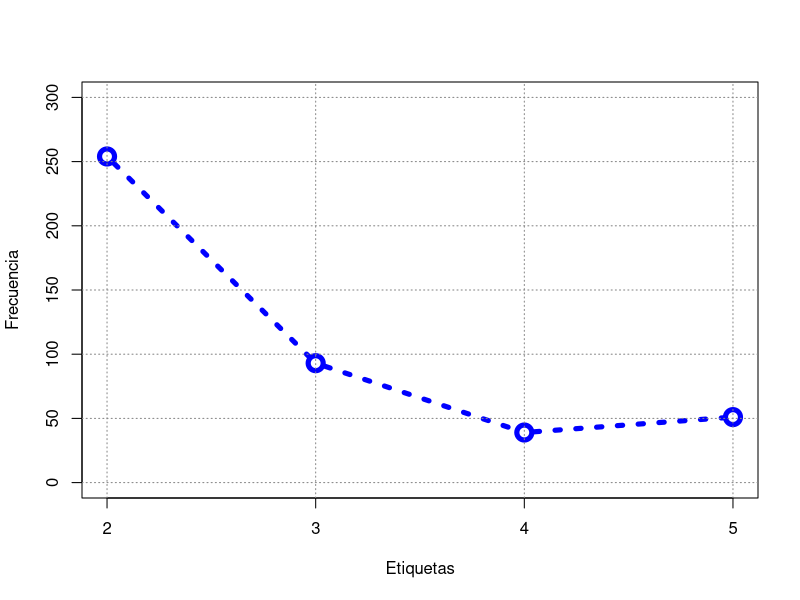
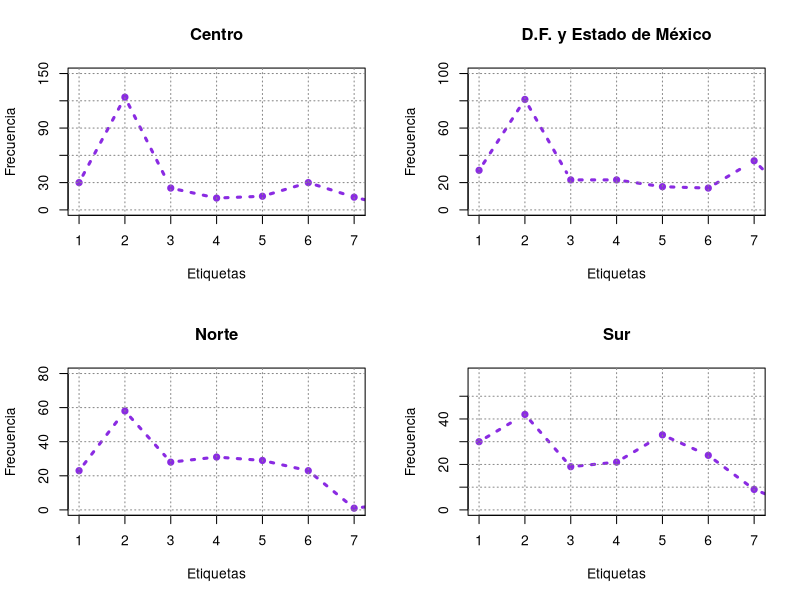
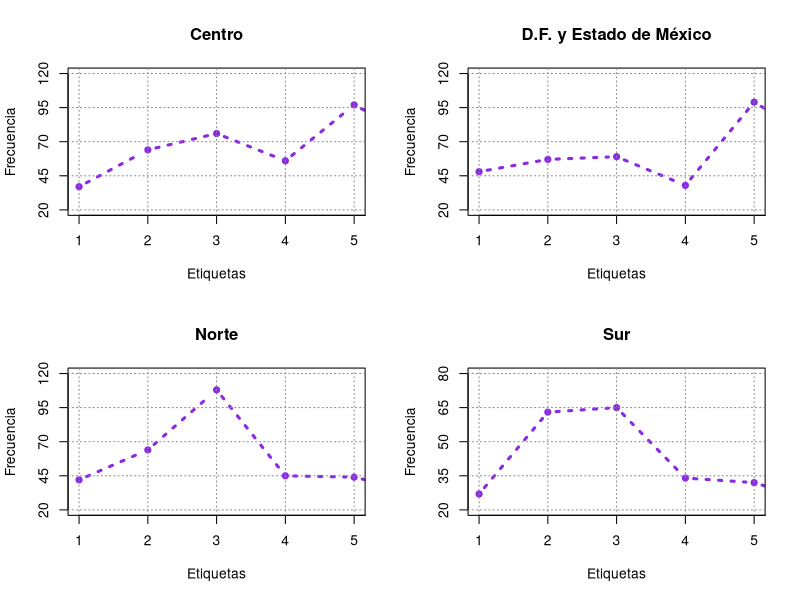
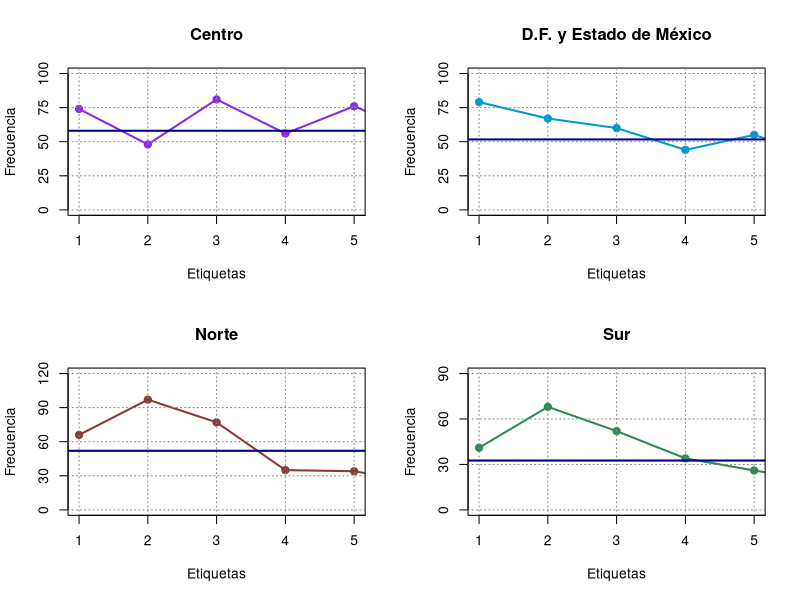
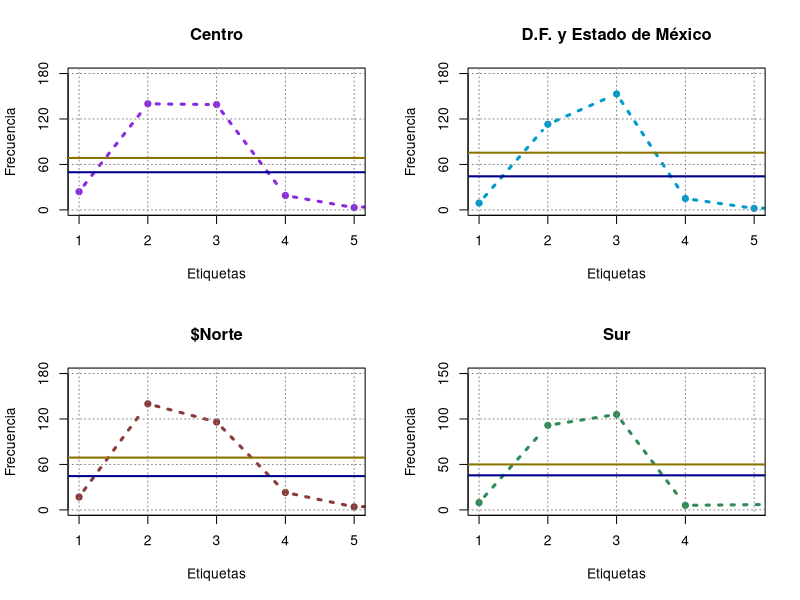
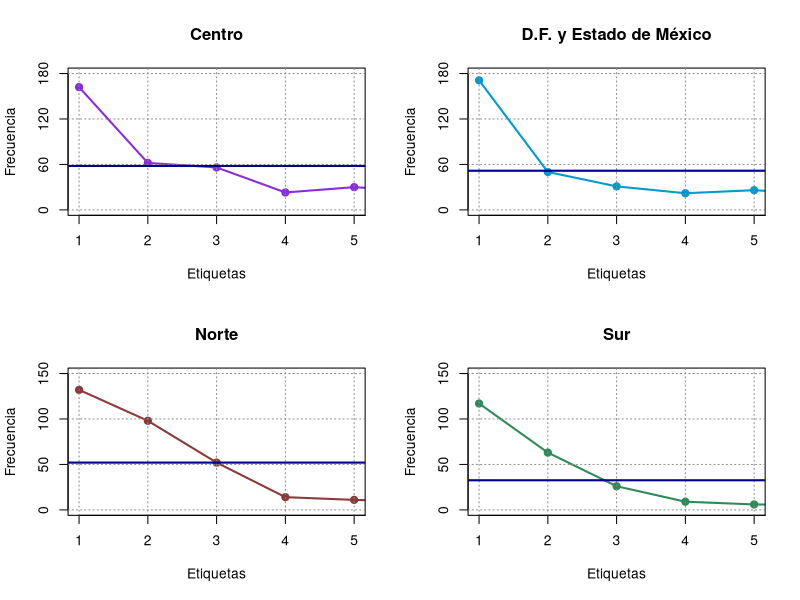
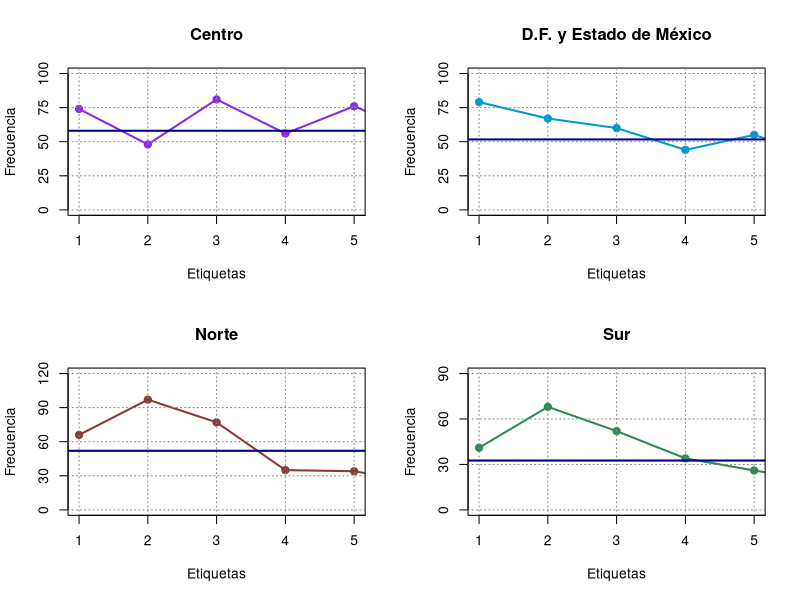
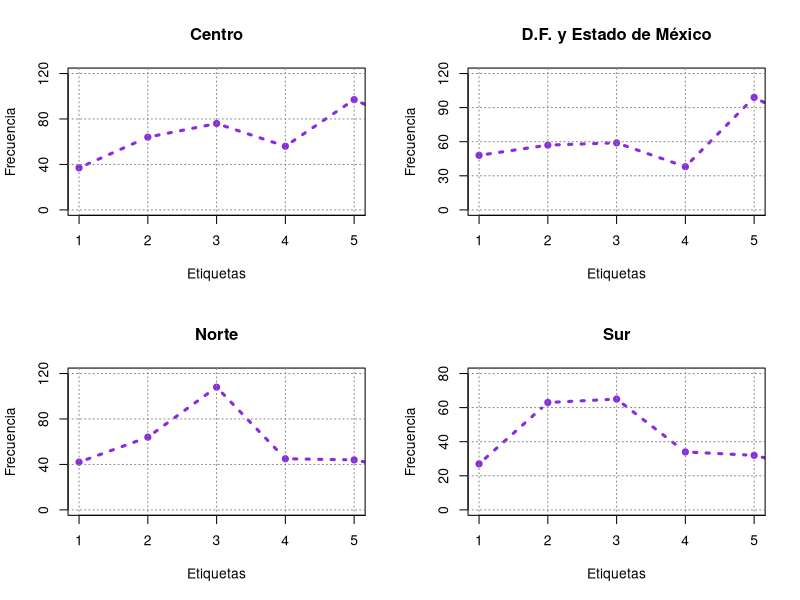

Reproduce these figures in R, in order.
## ---- chunk 1
knitr::opts_chunk$set(echo = TRUE)
library(readr)
library(modeest)
migracion_de_mexico <- read_csv("Base_de_datos/Encuesta_Nacional_de_Migracion.csv")
revisiones_migratorias <-read_csv("Base_de_datos/revisiones-migratorias.csv")
Percepcion_Seguridad_Publica_Datos <- read_delim("Base_de_datos/Percepcion Seguridad Publica - Datos.csv",
    ";", escape_double = FALSE, trim_ws = TRUE)
## ---- chunk 2
migracion_de_mexico_clean = migracion_de_mexico[,c(54:57,87:90,113,142,149:150,152:171,179:180,182:183,194:195,210:211,213:215,219:220,222:233,235,250,253:256,258:260)]
migracion_de_mexico_clean <- na.omit(migracion_de_mexico_clean)
migracion_de_mexico_clean
#http://www.losmexicanos.unam.mx/migracion/encuesta_nacional.html
## ---- chunk 3
revisiones_migratorias_clean <- na.omit(revisiones_migratorias)
I_2015 <- data.frame(I_2015 = revisiones_migratorias_clean$`2015-01` + revisiones_migratorias_clean$`2015-02` + revisiones_migratorias_clean$`2015-03`)
II_2015 <- data.frame(II_2015 = revisiones_migratorias_clean$`2015-04` + revisiones_migratorias_clean$`2015-05` + revisiones_migratorias_clean$`2015-06`)
III_2015 <- data.frame(III_2015 = revisiones_migratorias_clean$`2015-07` + revisiones_migratorias_clean$`2015-08` + revisiones_migratorias_clean$`2015-09`)
IV_2015 <- data.frame(IV_2015 = revisiones_migratorias_clean$`2015-10` + revisiones_migratorias_clean$`2015-11` + revisiones_migratorias_clean$`2015-12`)


I_2016 <- data.frame(I_2016 = revisiones_migratorias_clean$`2016-01` + revisiones_migratorias_clean$`2016-02` + revisiones_migratorias_clean$`2016-03`)
II_2016 <- data.frame(II_2016 = revisiones_migratorias_clean$`2016-04` + revisiones_migratorias_clean$`2016-05` + revisiones_migratorias_clean$`2016-06`)
III_2016 <- data.frame(III_2016 = revisiones_migratorias_clean$`2016-07` + revisiones_migratorias_clean$`2016-8` + revisiones_migratorias_clean$`2016-09`)
IV_2016 <- data.frame(IV_2016 = revisiones_migratorias_clean$`2016-10` + revisiones_migratorias_clean$`2016-11` + revisiones_migratorias_clean$`2016-12`)


I_2017 <- data.frame(I_2017 = revisiones_migratorias_clean$`2017-01` + revisiones_migratorias_clean$`2017-02` + revisiones_migratorias_clean$`2017-03`)
II_2017 <- data.frame(II_2017 = revisiones_migratorias_clean$`2017-04` + revisiones_migratorias_clean$`2017-05` + revisiones_migratorias_clean$`2017-06`)
III_2017 <- data.frame(III_2017 = revisiones_migratorias_clean$`2017-07` + revisiones_migratorias_clean$`2017-08` + revisiones_migratorias_clean$`2017-9`)
IV_2017 <- data.frame(IV_2017 = revisiones_migratorias_clean$`2017-10` + revisiones_migratorias_clean$`2017-11` + revisiones_migratorias_clean$`2017-12`)

I_2018 <- data.frame(I_2018 = revisiones_migratorias_clean$`2018-01` + revisiones_migratorias_clean$`2018-02` + revisiones_migratorias_clean$`2018-03`)
II_2018 <- data.frame(II_2018 = revisiones_migratorias_clean$`2018-04` + revisiones_migratorias_clean$`2018-05` + revisiones_migratorias_clean$`2018-06`)
III_2018 <- data.frame(III_2018 = revisiones_migratorias_clean$`2018-07` + revisiones_migratorias_clean$`2018-08` + revisiones_migratorias_clean$`2018-09`)
IV_2018 <- data.frame(IV_2018 = revisiones_migratorias_clean$`2018-10` + revisiones_migratorias_clean$`2018-11` + revisiones_migratorias_clean$`2018-12`)

year_2015 <- data.frame(year_2015 = I_2015 + II_2015 + III_2015 + IV_2015)
year_2016 <- data.frame(year_2016 = I_2016 + II_2016 + III_2016 + IV_2016)
year_2017 <- data.frame(year_2017 = I_2017 + II_2017 + III_2017 + IV_2017)
year_2018 <- data.frame(year_2018 = I_2018 + II_2018 + III_2018 + IV_2018)

Nueva_tabla_2 <- data.frame(c(revisiones_migratorias[,2], year_2015, year_2016, year_2017, year_2018))

Nueva_tabla <- data.frame(c(revisiones_migratorias[,2], I_2015, II_2015, III_2015, IV_2015,  I_2016, II_2016, III_2016, IV_2016, I_2017, II_2017, III_2017, IV_2017, I_2018, II_2018, III_2018, IV_2018))
#revisiones_migratorias_clean
Nueva_tabla_2
## ---- chunk 4
Percepcion_Seguridad_publica_clean <- na.omit(Percepcion_Seguridad_Publica_Datos)
Percepcion_Seguridad_publica_clean
## ---- chunk 5
x <- migracion_de_mexico_clean$p42[which(migracion_de_mexico_clean$p42=="2")]
y_1 <- migracion_de_mexico_clean$ing_ind[which(migracion_de_mexico_clean$ing_ind=="2")]
y_2 <- migracion_de_mexico_clean$ing_ind[which(migracion_de_mexico_clean$ing_ind=="3")]
y_3 <- migracion_de_mexico_clean$ing_ind[which(migracion_de_mexico_clean$ing_ind=="4")]
y_4 <- migracion_de_mexico_clean$ing_ind[which(migracion_de_mexico_clean$ing_ind=="5")]

plot(table(c(y_1,y_2,y_3,y_4)), ylim=c(0,300) ,lwd = 5, xlab = "Etiquetas", ylab = "Frecuencia", col = "blue", type = "b", lty = 3, cex = 2 )
abline(h=c(0,50,100,150,200,250,300), v = 2:5, lty = "dotted", col = "gray53")
## ---- chunk 6
par(mfrow = c(2,2))
z_1 <- migracion_de_mexico_clean$p20_1a_1[which(migracion_de_mexico_clean$Region=="1")]
z_2 <- migracion_de_mexico_clean$p20_1a_1[which(migracion_de_mexico_clean$Region=="2")]
z_3 <- migracion_de_mexico_clean$p20_1a_1[which(migracion_de_mexico_clean$Region=="3")]
z_4 <- migracion_de_mexico_clean$p20_1a_1[which(migracion_de_mexico_clean$Region=="4")]
plot(table(z_1), xlim = c(1,7), ylim=c(0,150), main="Centro", xlab = "Etiquetas", ylab = "Frecuencia", lwd = 3, col = "blueviolet",yaxp=c(0,150,5), type="b", lty=3, cex=1, pch=20)
abline(h=c(0,30,60,90,120,150), v = 1:7, lty = "dotted", col = "gray53")

plot(table(z_2), xlim = c(1,7), ylim=c(0,100), main="D.F. y Estado de México", xlab = "Etiquetas", ylab = "Frecuencia", lwd = 3, col = "blueviolet",yaxp=c(0,100,5), type="b", lty=3, cex=1, pch=20)
abline(h=c(0,20,40,60,80,100), v = 1:7, lty = "dotted", col = "gray53")

plot(table(z_3), xlim = c(1,7), ylim=c(0,80), main="Norte", xlab = "Etiquetas", ylab = "Frecuencia", lwd = 3, col = "blueviolet",yaxp=c(0,80,4), type="b", lty=3, cex=1, pch=20)
abline(h=c(0,20,40,60,80), v = 1:7, lty = "dotted", col = "gray53")

plot(table(z_4), xlim = c(1,7), ylim=c(0,60), main="Sur", xlab = "Etiquetas", ylab = "Frecuencia", lwd = 3, col = "blueviolet",yaxp=c(0,50,5), type="b", lty=3, cex=1, pch=20)
abline(h=c(0,10,20,30,40,50), v = 1:7, lty = "dotted", col = "gray53")
## ---- chunk 7
par(mfrow = c(2,2))
z_1 <- migracion_de_mexico_clean$p43_3[which(migracion_de_mexico_clean$Region=="1")]
z_2 <- migracion_de_mexico_clean$p43_3[which(migracion_de_mexico_clean$Region=="2")]
z_3 <- migracion_de_mexico_clean$p43_3[which(migracion_de_mexico_clean$Region=="3")]
z_4 <- migracion_de_mexico_clean$p43_3[which(migracion_de_mexico_clean$Region=="4")]
plot(table(z_1), xlim = c(1,5), ylim=c(20,120), main="Centro", xlab = "Etiquetas", ylab = "Frecuencia", lwd = 3, col = "blueviolet",yaxp=c(20,120,4), type="b", lty=3, cex=1, pch=20)
abline(h=c(20,45,70,95,120), v = 1:5, lty = "dotted", col = "gray53")

plot(table(z_2), xlim = c(1,5), ylim=c(20,120), main="D.F. y Estado de México", xlab = "Etiquetas", ylab = "Frecuencia", lwd = 3, col = "blueviolet",yaxp=c(20,120,4), type="b", lty=3, cex=1, pch=20)
abline(h=c(20,45,70,95,120), v = 1:5, lty = "dotted", col = "gray53")

plot(table(z_3), xlim = c(1,5), ylim=c(20,120), main="Norte", xlab = "Etiquetas", ylab = "Frecuencia", lwd = 3, col = "blueviolet",yaxp=c(20,120,4), type="b", lty=3, cex=1, pch=20)
abline(h=c(20,45,70,95,120), v = 1:5, lty = "dotted", col = "gray53")

plot(table(z_4), xlim = c(1,5), ylim=c(20,80), main="Sur", xlab = "Etiquetas", ylab = "Frecuencia", lwd = 3, col = "blueviolet",yaxp=c(20,80,4), type="b", lty=3, cex=1, pch=20)
abline(h=c(20,35,50,65,80), v = 1:5, lty = "dotted", col = "gray53")
## ---- chunk 8
par(mfrow = c(2,2))
z_1 <- migracion_de_mexico_clean$p43_2[which(migracion_de_mexico_clean$Region=="1")]
z_2 <- migracion_de_mexico_clean$p43_2[which(migracion_de_mexico_clean$Region=="2")]
z_3 <- migracion_de_mexico_clean$p43_2[which(migracion_de_mexico_clean$Region=="3")]
z_4 <- migracion_de_mexico_clean$p43_2[which(migracion_de_mexico_clean$Region=="4")]

plot(table(z_1), xlim = c(1,5), ylim=c(0,100), main="Centro", xlab = "Etiquetas", ylab = "Frecuencia", lwd = 2, col = "blueviolet",yaxp=c(0,100,4), type="o", lty=1, cex=1.5, pch=20)
abline(h=c(0,25,50,75,100), v = 1:5, lty = "dotted", col = "gray53")
abline(h=mean(table(z_1)), col="darkblue", lwd = 2)

plot(table(z_2), xlim = c(1,5), ylim=c(0,100), main="D.F. y Estado de México", xlab = "Etiquetas", ylab = "Frecuencia", lwd = 2, col = "deepskyblue3",yaxp=c(0,100,4), type="o", lty=1, cex=1.5, pch=20)
abline(h=c(0,25,50,75,100), v = 1:5, lty = "dotted", col = "gray53")
abline(h=mean(table(z_2)), col="darkblue", lwd = 2)

plot(table(z_3), xlim = c(1,5), ylim=c(0,120), main="Norte", xlab = "Etiquetas", ylab = "Frecuencia", lwd = 2, col = "indianred4",yaxp=c(0,120,4), type="o", lty=1, cex=1.5, pch=20)
abline(h=c(0,30,60,90,120), v = 1:5, lty = "dotted", col = "gray53")
abline(h=mean(table(z_3)), col="darkblue", lwd = 2)

plot(table(z_4), xlim = c(1,5), ylim=c(0,90), main="Sur", xlab = "Etiquetas", ylab = "Frecuencia", lwd = 2, col = "seagreen4",yaxp=c(0,90,3), type="o", lty=1, cex=1.5, pch=20)
abline(h=c(0,30,60,90), v = 1:5, lty = "dotted", col = "gray53")
abline(h=mean(table(z_4)), col="darkblue", lwd = 2)
## ---- chunk 9
#¿su opinión sobre los extranjeros que viven en México es muy buena, buena, mala o muy mala?
par(mfrow = c(2,2))
z_1 <- migracion_de_mexico_clean$p42[which(migracion_de_mexico_clean$Region=="1")]
z_2 <- migracion_de_mexico_clean$p42[which(migracion_de_mexico_clean$Region=="2")]
z_3 <- migracion_de_mexico_clean$p42[which(migracion_de_mexico_clean$Region=="3")]
z_4 <- migracion_de_mexico_clean$p42[which(migracion_de_mexico_clean$Region=="4")]

plot(table(z_1), xlim = c(1,5), ylim=c(0,180), main="Centro", xlab = "Etiquetas", ylab = "Frecuencia", lwd = 3, col = "blueviolet",yaxp=c(0,180,3), type="b", lty=3, cex=1, pch=20)
abline(h=c(0,60,120,180), v = 1:5, lty = "dotted", col = "gray53")
abline(h=mean(table(z_1)), col="darkblue", lwd = 2)
abline(h=(max(table(z_1)-min(table(z_1))))/2, col="gold4", lwd = 2)


plot(table(z_2), xlim = c(1,5), ylim=c(0,180), main="D.F. y Estado de México", xlab = "Etiquetas", ylab = "Frecuencia", lwd = 3, col = "deepskyblue3",yaxp=c(0,180,3), type="b", lty=3, cex=1, pch=20)
abline(h=c(0,60,120,180), v = 1:5, lty = "dotted", col = "gray53")
abline(h=mean(table(z_2)), col="darkblue", lwd = 2)
abline(h=(max(table(z_2)-min(table(z_2))))/2, col="gold4", lwd = 2)

plot(table(z_3), xlim = c(1,5), ylim=c(0,180), main="$Norte", xlab = "Etiquetas", ylab = "Frecuencia", lwd = 3, col = "indianred4",yaxp=c(0,180,3), type="b", lty=3, cex=1, pch=20)
abline(h=c(0,60,120,180), v = 1:5, lty = "dotted", col = "gray53")
abline(h=mean(table(z_3)), col="darkblue", lwd = 2)
abline(h=(max(table(z_3)-min(table(z_3))))/2, col="gold4", lwd = 2)

plot(table(z_4), xlim = c(1,5), ylim=c(0,150), main="Sur", xlab = "Etiquetas", ylab = "Frecuencia", lwd = 3, col = "seagreen4",yaxp=c(0,150,3), type="b", lty=3, cex=1, pch=20)
abline(h=c(0,50,100,150), v = 1:5, lty = "dotted", col = "gray53")
abline(h=mean(table(z_4)), col="darkblue", lwd = 2)
abline(h=(max(table(z_4)-min(table(z_4))))/2, col="gold4", lwd = 2)
## ---- chunk 10
# ¿Qué tan de acuerdo o en desacuerdo está con las siguientes afirmaciones sobre los extranjeros que viven en México? Contribuyen a la economía de México
par(mfrow = c(2,2))
z_1 <- migracion_de_mexico_clean$p43_1[which(migracion_de_mexico_clean$Region=="1")]
z_2 <- migracion_de_mexico_clean$p43_1[which(migracion_de_mexico_clean$Region=="2")]
z_3 <- migracion_de_mexico_clean$p43_1[which(migracion_de_mexico_clean$Region=="3")]
z_4 <- migracion_de_mexico_clean$p43_1[which(migracion_de_mexico_clean$Region=="4")]

plot(table(z_1), xlim = c(1,5), ylim=c(0,180), main="Centro", xlab = "Etiquetas", ylab = "Frecuencia", lwd = 2, col = "blueviolet",yaxp=c(0,180,3), type="o", lty=1, cex=1.5, pch=20)
abline(h=c(0,60,120,180), v = 1:5, lty = "dotted", col = "gray53")
abline(h=mean(table(z_1)), col="darkblue", lwd = 2)

plot(table(z_2), xlim = c(1,5), ylim=c(0,180), main="D.F. y Estado de México", xlab = "Etiquetas", ylab = "Frecuencia", lwd = 2, col = "deepskyblue3",yaxp=c(0,180,3), type="o", lty=1, cex=1.5, pch=20)
abline(h=c(0,60,120,180), v = 1:5, lty = "dotted", col = "gray53")
abline(h=mean(table(z_2)), col="darkblue", lwd = 2)

plot(table(z_3), xlim = c(1,5), ylim=c(0,150), main="Norte", xlab = "Etiquetas", ylab = "Frecuencia", lwd = 2, col = "indianred4",yaxp=c(0,150,3), type="o", lty=1, cex=1.5, pch=20)
abline(h=c(0,50,100,150), v = 1:5, lty = "dotted", col = "gray53")
abline(h=mean(table(z_3)), col="darkblue", lwd = 2)

plot(table(z_4), xlim = c(1,5), ylim=c(0,150), main="Sur", xlab = "Etiquetas", ylab = "Frecuencia", lwd = 2, col = "seagreen4",yaxp=c(0,150,3), type="o", lty=1, cex=1.5, pch=20)
abline(h=c(0,50,100,150), v = 1:5, lty = "dotted", col = "gray53")
abline(h=mean(table(z_4)), col="darkblue", lwd = 2)
## ---- chunk 11
#¿Qué tan de acuerdo o en desacuerdo está con las siguientes afirmaciones sobre los extranjeros que viven en México? Quitan empleos a los Mexicanos
par(mfrow = c(2,2))
z_1 <- migracion_de_mexico_clean$p43_2[which(migracion_de_mexico_clean$Region=="1")]
z_2 <- migracion_de_mexico_clean$p43_2[which(migracion_de_mexico_clean$Region=="2")]
z_3 <- migracion_de_mexico_clean$p43_2[which(migracion_de_mexico_clean$Region=="3")]
z_4 <- migracion_de_mexico_clean$p43_2[which(migracion_de_mexico_clean$Region=="4")]

plot(table(z_1), xlim = c(1,5), ylim=c(0,100), main="Centro", xlab = "Etiquetas", ylab = "Frecuencia", lwd = 2, col = "blueviolet",yaxp=c(0,100,4), type="o", lty=1, cex=1.5, pch=20)
abline(h=c(0,25,50,75,100), v = 1:5, lty = "dotted", col = "gray53")
abline(h=mean(table(z_1)), col="darkblue", lwd = 2)

plot(table(z_2), xlim = c(1,5), ylim=c(0,100), main="D.F. y Estado de México", xlab = "Etiquetas", ylab = "Frecuencia", lwd = 2, col = "deepskyblue3",yaxp=c(0,100,4), type="o", lty=1, cex=1.5, pch=20)
abline(h=c(0,25,50,75,100), v = 1:5, lty = "dotted", col = "gray53")
abline(h=mean(table(z_2)), col="darkblue", lwd = 2)

plot(table(z_3), xlim = c(1,5), ylim=c(0,120), main="Norte", xlab = "Etiquetas", ylab = "Frecuencia", lwd = 2, col = "indianred4",yaxp=c(0,120,4), type="o", lty=1, cex=1.5, pch=20)
abline(h=c(0,30,60,90,120), v = 1:5, lty = "dotted", col = "gray53")
abline(h=mean(table(z_3)), col="darkblue", lwd = 2)

plot(table(z_4), xlim = c(1,5), ylim=c(0,90), main="Sur", xlab = "Etiquetas", ylab = "Frecuencia", lwd = 2, col = "seagreen4",yaxp=c(0,90,3), type="o", lty=1, cex=1.5, pch=20)
abline(h=c(0,30,60,90), v = 1:5, lty = "dotted", col = "gray53")
abline(h=mean(table(z_4)), col="darkblue", lwd = 2)
## ---- chunk 12
#¿Qué tan de acuerdo o en desacuerdo está con las siguientes afirmaciones sobre los extranjeros que viven en México? Generan inseguridad
par(mfrow = c(2,2))
z_1 <- migracion_de_mexico_clean$p43_3[which(migracion_de_mexico_clean$Region=="1")]
z_2 <- migracion_de_mexico_clean$p43_3[which(migracion_de_mexico_clean$Region=="2")]
z_3 <- migracion_de_mexico_clean$p43_3[which(migracion_de_mexico_clean$Region=="3")]
z_4 <- migracion_de_mexico_clean$p43_3[which(migracion_de_mexico_clean$Region=="4")]
plot(table(z_1), xlim = c(1,5), ylim=c(0,120), main="Centro", xlab = "Etiquetas", ylab = "Frecuencia", lwd = 3, col = "blueviolet",yaxp=c(0,120,3), type="b", lty=3, cex=1, pch=20)
abline(h=c(0,40,80,120), v = 1:5, lty = "dotted", col = "gray53")

plot(table(z_2), xlim = c(1,5), ylim=c(0,120), main="D.F. y Estado de México", xlab = "Etiquetas", ylab = "Frecuencia", lwd = 3, col = "blueviolet",yaxp=c(0,120,4), type="b", lty=3, cex=1, pch=20)
abline(h=c(0,30,60,90,120), v = 1:5, lty = "dotted", col = "gray53")

plot(table(z_3), xlim = c(1,5), ylim=c(0,120), main="Norte", xlab = "Etiquetas", ylab = "Frecuencia", lwd = 3, col = "blueviolet",yaxp=c(0,120,3), type="b", lty=3, cex=1, pch=20)
abline(h=c(0,40,80,120), v = 1:5, lty = "dotted", col = "gray53")

plot(table(z_4), xlim = c(1,5), ylim=c(0,80), main="Sur", xlab = "Etiquetas", ylab = "Frecuencia", lwd = 3, col = "blueviolet",yaxp=c(0,80,4), type="b", lty=3, cex=1, pch=20)
abline(h=c(0,20,40,60,80), v = 1:5, lty = "dotted", col = "gray53")
## ---- chunk 13
# ¿Qué tan de acuerdo o en desacuerdo está con las siguientes afirmaciones sobre los extranjeros que viven en México? Debilitan nuestras costumbres y tradiciones
par(mfrow = c(2,2))
z_1 <- migracion_de_mexico_clean$p43_5[which(migracion_de_mexico_clean$Region=="1")]
z_2 <- migracion_de_mexico_clean$p43_5[which(migracion_de_mexico_clean$Region=="2")]
z_3 <- migracion_de_mexico_clean$p43_5[which(migracion_de_mexico_clean$Region=="3")]
z_4 <- migracion_de_mexico_clean$p43_5[which(migracion_de_mexico_clean$Region=="4")]

plot(table(z_1), xlim = c(1,5), ylim=c(0,150), main="Centro", xlab = "Etiquetas", ylab = "Frecuencia", lwd = 2, col = "blueviolet",yaxp=c(0,150,3), type="o", lty=1, cex=1.5, pch=20)
abline(h=c(0,50,100,150), v = 1:5, lty = "dotted", col = "gray53")
abline(h=mean(table(z_1)), col="darkblue", lwd = 2)

plot(table(z_2), xlim = c(1,5), ylim=c(0,120), main="D.F. y Estado de México", xlab = "Etiquetas", ylab = "Frecuencia", lwd = 2, col = "deepskyblue3",yaxp=c(0,120,3), type="o", lty=1, cex=1.5, pch=20)
abline(h=c(0,40,80,120), v = 1:5, lty = "dotted", col = "gray53")
abline(h=mean(table(z_2)), col="darkblue", lwd = 2)

plot(table(z_3), xlim = c(1,5), ylim=c(0,100), main="Norte", xlab = "Etiquetas", ylab = "Frecuencia", lwd = 2, col = "indianred4",yaxp=c(0,100,4), type="o", lty=1, cex=1.5, pch=20)
abline(h=c(0,25,50,75,100), v = 1:5, lty = "dotted", col = "gray53")
abline(h=mean(table(z_3)), col="darkblue", lwd = 2)

plot(table(z_4), xlim = c(1,5), ylim=c(0,100), main="Sur", xlab = "Etiquetas", ylab = "Frecuencia", lwd = 2, col = "seagreen4",yaxp=c(0,100,4), type="o", lty=1, cex=1.5, pch=20)
abline(h=c(0,25,50,75,100), v = 1:5, lty = "dotted", col = "gray53")
abline(h=mean(table(z_4)), col="darkblue", lwd = 2)
## ---- chunk 14
par(mfrow = c(2,2))
z_1 <- migracion_de_mexico_clean$p43_2[which(migracion_de_mexico_clean$ing_ind=="2")]
z_2 <- migracion_de_mexico_clean$p43_2[which(migracion_de_mexico_clean$ing_ind=="3")]
z_3 <- migracion_de_mexico_clean$p43_2[which(migracion_de_mexico_clean$ing_ind=="4")]
z_4 <- migracion_de_mexico_clean$p43_2[which(migracion_de_mexico_clean$ing_ind=="5")]

plot(table(z_1), xlim = c(1,5), ylim=c(40,60), main="Menos de $2,047.49", xlab = "Etiquetas", ylab = "Frecuencia", lwd = 2, col = "blueviolet",yaxp=c(40,60,4), type="o", lty=1, cex=1.5, pch=20)
abline(h=c(40,45,50,55,60), v = 1:5, lty = "dotted", col = "gray53")
abline(h=mean(table(z_1)), col="darkblue", lwd = 2)

plot(table(z_2), xlim = c(1,5), ylim=c(10,30), main="De $2,047.50 a $4,095.00", xlab = "Etiquetas", ylab = "Frecuencia", lwd = 2, col = "deepskyblue3",yaxp=c(10,30,4), type="o", lty=1, cex=1.5, pch=20)
abline(h=c(10,15,20,25,30), v = 1:5, lty = "dotted", col = "gray53")
abline(h=mean(table(z_2)), col="darkblue", lwd = 2)

plot(table(z_3), xlim = c(1,5), ylim=c(0,20), main="$4,095.01 a 6,142.50", xlab = "Etiquetas", ylab = "Frecuencia", lwd = 2, col = "indianred4",yaxp=c(0,20,4), type="o", lty=1, cex=1.5, pch=20)
abline(h=c(0,5,10,15,20), v = 1:5, lty = "dotted", col = "gray53")
abline(h=mean(table(z_3)), col="darkblue", lwd = 2)

plot(table(z_4), xlim = c(1,5), ylim=c(0,20), main="Más de $6,142.50", xlab = "Etiquetas", ylab = "Frecuencia", lwd = 2, col = "seagreen4",yaxp=c(0,20,4), type="o", lty=1, cex=1.5, pch=20)
abline(h=c(0,5,10,15,20), v = 1:5, lty = "dotted", col = "gray53")
abline(h=mean(table(z_4)), col="darkblue", lwd = 2)
## ---- chunk 15
par(mfrow = c(2,2))
z_1 <- migracion_de_mexico_clean$p43_3[which(migracion_de_mexico_clean$ing_ind=="2")]
z_2 <- migracion_de_mexico_clean$p43_3[which(migracion_de_mexico_clean$ing_ind=="3")]
z_3 <- migracion_de_mexico_clean$p43_3[which(migracion_de_mexico_clean$ing_ind=="4")]
z_4 <- migracion_de_mexico_clean$p43_3[which(migracion_de_mexico_clean$ing_ind=="5")]
plot(table(z_1), xlim = c(1,5), ylim=c(10,80), main="Menos de $2,047.49", xlab = "Etiquetas", ylab = "Frecuencia", lwd = 3, col = "blueviolet",yaxp=c(10,80,7), type="b", lty=3, cex=1, pch=20)
abline(h=c(10,20,30,40,50,60,70,80), v = 1:5, lty = "dotted", col = "gray53")

plot(table(z_2), xlim = c(1,5), ylim=c(0,30), main="De $2,047.50 a $4,095.00", xlab = "Etiquetas", ylab = "Frecuencia", lwd = 3, col = "blueviolet",yaxp=c(0,30,5), type="b", lty=3, cex=1, pch=20)
abline(h=c(0,6,12,18,24,30), v = 1:5, lty = "dotted", col = "gray53")

plot(table(z_3), xlim = c(1,5), ylim=c(0,17), main="$4,095.01 a 6,142.50", xlab = "Etiquetas", ylab = "Frecuencia", lwd = 3, col = "blueviolet",yaxp=c(0,15,3), type="b", lty=3, cex=1, pch=20)
abline(h=c(0,5,10,15,20), v = 1:5, lty = "dotted", col = "gray53")

plot(table(z_4), xlim = c(1,5), ylim=c(0,20), main="Más de $6,142.50", xlab = "Etiquetas", ylab = "Frecuencia", lwd = 3, col = "blueviolet",yaxp=c(0,20,4), type="b", lty=3, cex=1, pch=20)
abline(h=c(0,5,10,15,20), v = 1:5, lty = "dotted", col = "gray53")
## ---- chunk 16
par(mfrow = c(2,1))
boxplot(Percepcion_Seguridad_publica_clean$`2015`, horizontal = T, main = "Percepción de seguridad en el 2015", col = "firebrick1", xlab = "Porcentajes")
boxplot(Nueva_tabla_2$I_2015, horizontal = T, main="Imigraciones en el 2015", col = "blueviolet", xlab = "Número Inmigrantes")
## ---- chunk 17
par(mfrow = c(2,1))
boxplot(Percepcion_Seguridad_publica_clean$`2016`, horizontal = T, main = "Percepción de seguridad en el 2016", col = "firebrick1", xlab = "Porcentajes")
boxplot(Nueva_tabla_2$I_2016, horizontal = T, main="Imigraciones en el 2016", col = "blueviolet", xlab = "Número Inmigrantes")
## ---- chunk 18
par(mfrow = c(2,1))
boxplot(Percepcion_Seguridad_publica_clean$`2017`, horizontal = T, main = "Percepción de seguridad en el 2017", col = "firebrick1", xlab = "Porcentajes")
boxplot(Nueva_tabla_2$I_2017, horizontal = T, main="Imigraciones en el 2017", col = "blueviolet", xlab = "Número Inmigrantes")
## ---- chunk 19
par(mfrow = c(2,1))
boxplot(Percepcion_Seguridad_publica_clean$`2018`, horizontal = T, main = "Percepción de seguridad en el 2018", col = "firebrick1", xlab = "Porcentajes")
boxplot(Nueva_tabla_2$I_2018, horizontal = T, main="Imigraciones en el 2018", col = "blueviolet", xlab = "Número Inmigrantes")
## ---- chunk 20
par(mfrow = c(1,4))
x_1 <- migracion_de_mexico_clean$p67_1[which(migracion_de_mexico_clean$p67_1=="1")]
x_2 <- migracion_de_mexico_clean$p67_1[which(migracion_de_mexico_clean$p67_1=="2")]
x_3 <- migracion_de_mexico_clean$p67_1[which(migracion_de_mexico_clean$p67_1=="3")]
hist(c(x_1,x_2,x_3), main="Pregunta P67_1", xlab = "Etiquetas", ylab = "Frecuencia", xaxp = c(1,3,2),xlim = c(0.8,3) ,ylim = c(0,700), col = "lightblue3")
x_1 <- migracion_de_mexico_clean$p67_3[which(migracion_de_mexico_clean$p67_3=="1")]
x_2 <- migracion_de_mexico_clean$p67_3[which(migracion_de_mexico_clean$p67_3=="2")]
x_3 <- migracion_de_mexico_clean$p67_3[which(migracion_de_mexico_clean$p67_3=="3")]
hist(c(x_1,x_2,x_3), main="Pregunta P67_3", xlab = "Etiquetas", ylab = "Frecuencia", xaxp = c(1,3,2),xlim = c(0.8,3) ,ylim = c(0,700), col = "lightblue3")
x_1 <- migracion_de_mexico_clean$p67_4[which(migracion_de_mexico_clean$p67_4=="1")]
x_2 <- migracion_de_mexico_clean$p67_4[which(migracion_de_mexico_clean$p67_4=="2")]
x_3 <- migracion_de_mexico_clean$p67_4[which(migracion_de_mexico_clean$p67_4=="3")]
hist(c(x_1,x_2,x_3), main="Pregunta P67_4", xlab = "Etiquetas", ylab = "Frecuencia", xaxp = c(1,3,2),xlim = c(0.8,3) ,ylim = c(0,700), col = "lightblue3")
x_1 <- migracion_de_mexico_clean$p67_5[which(migracion_de_mexico_clean$p67_5=="1")]
x_2 <- migracion_de_mexico_clean$p67_5[which(migracion_de_mexico_clean$p67_5=="2")]
x_3 <- migracion_de_mexico_clean$p67_5[which(migracion_de_mexico_clean$p67_5=="3")]
hist(c(x_1,x_2,x_3), main="Pregunta P67_5", xlab = "Etiquetas", ylab = "Frecuencia", xaxp = c(1,3,2),xlim = c(0.8,3) ,ylim = c(0,700), col = "lightblue3")
